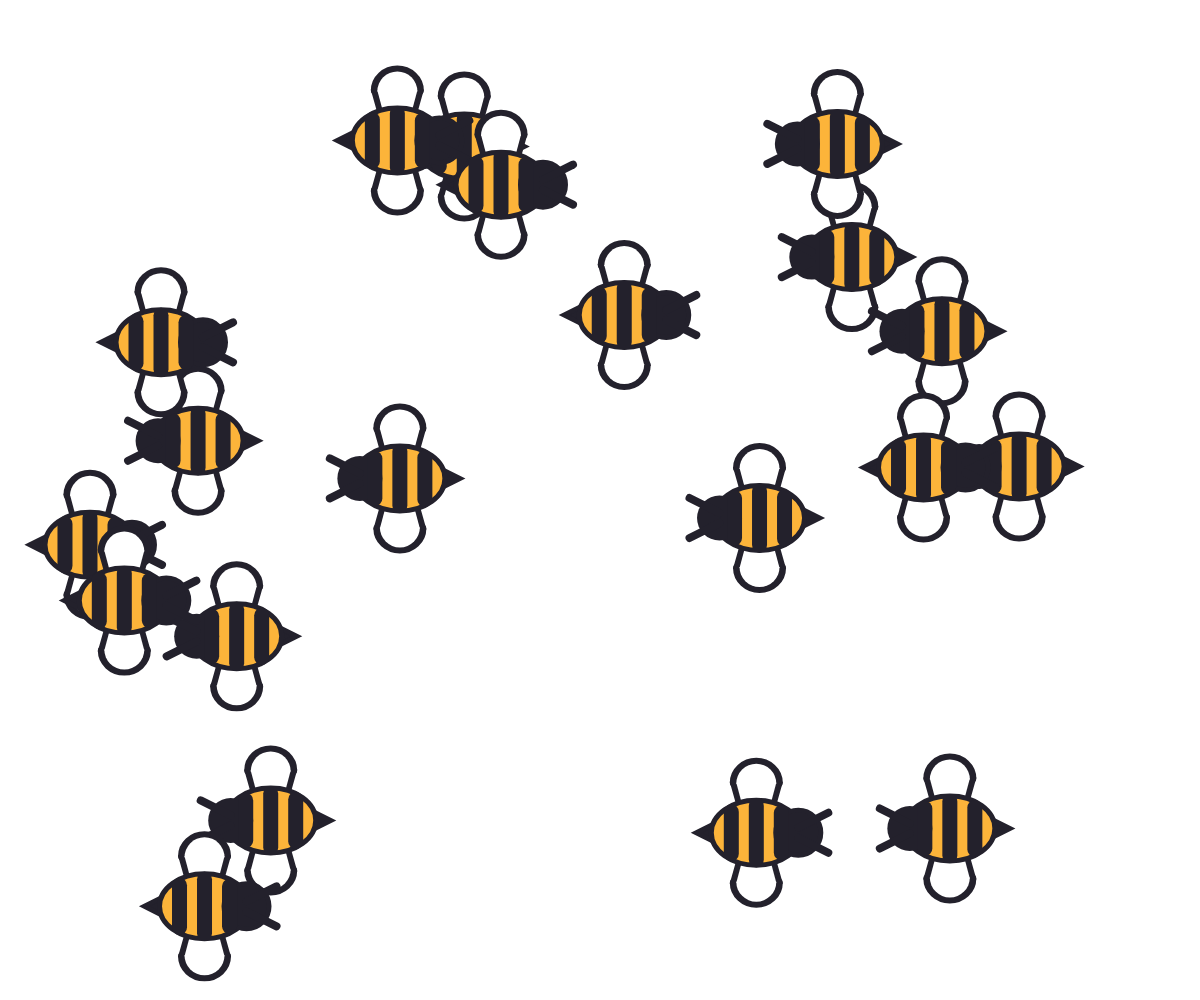
Frame 1 (no input)
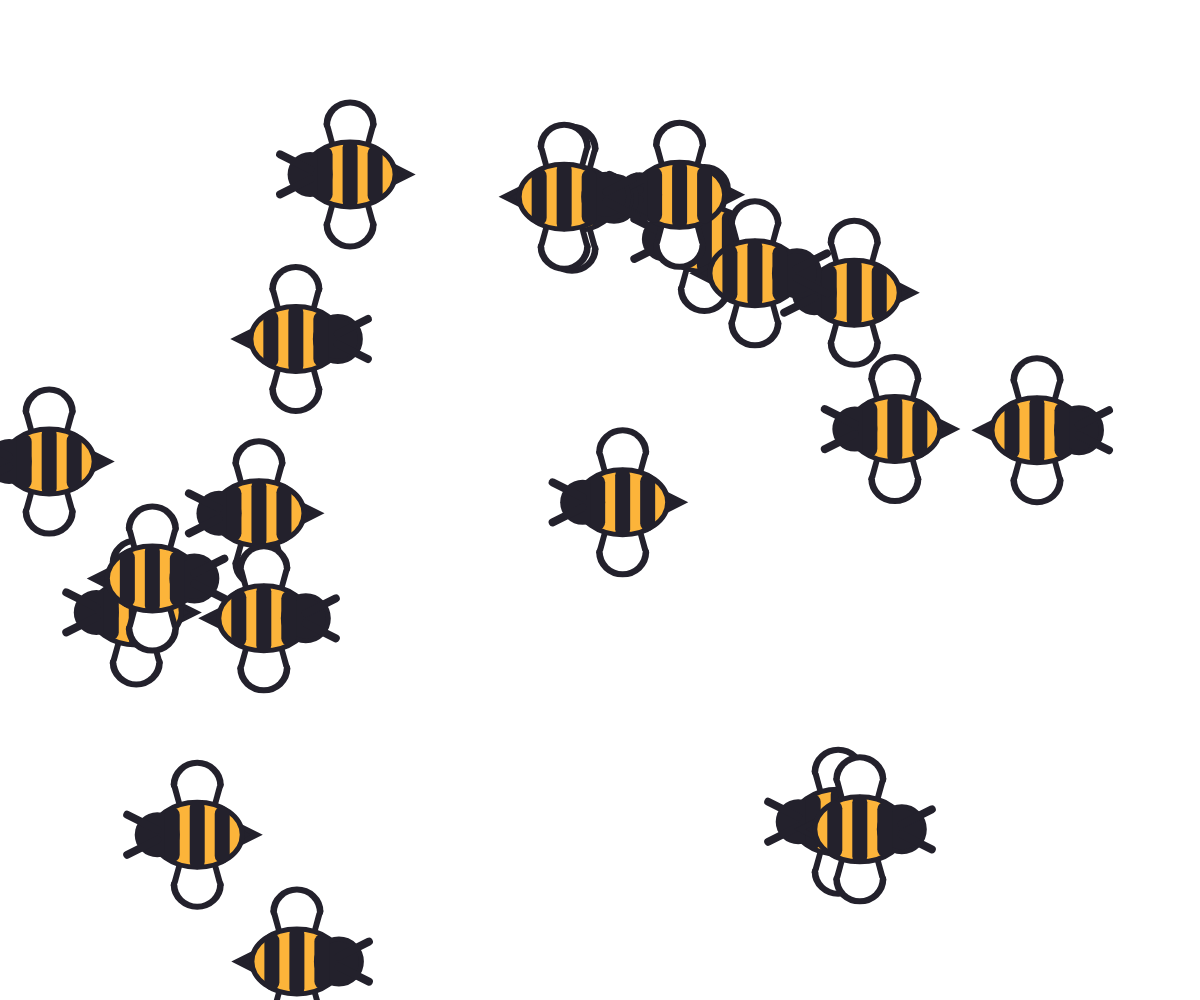
Frame 60 (no input)
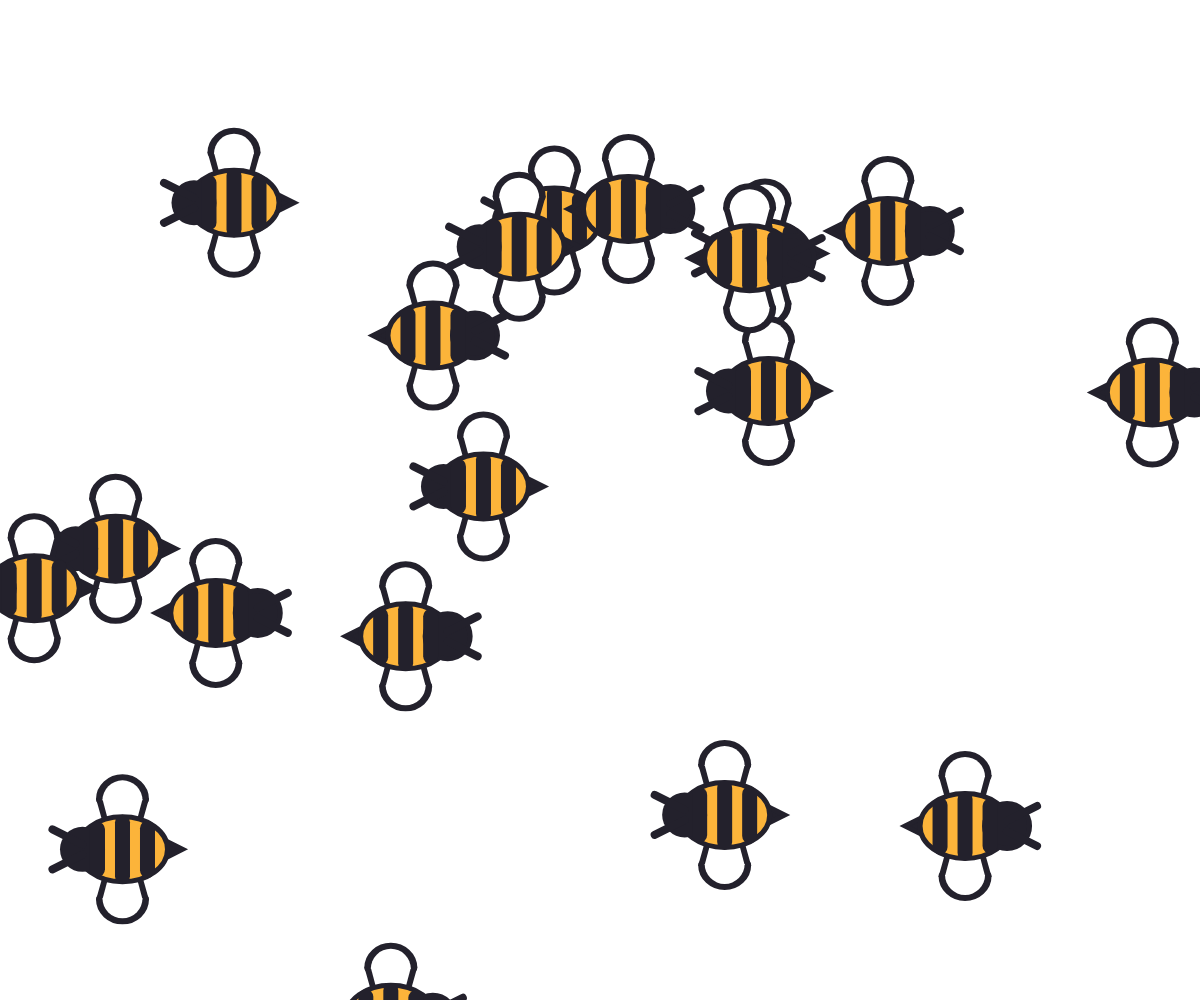
Frame 120 (the mouse pressed at the canvas centre since frame 60)

The p5.js sketch that drew these frames (run headless with seeded random() and noise() and a simulated clock; from frame 60 on, the mouse is pressed at the canvas centre):

// p5.js sketch
// ── sketch.js
let beeArray = [];


//SETUP
function setup() {
	createCanvas(windowWidth, windowHeight);
	background(255);

	for (let i = 0; i < 20; i++) {
		beeArray[i] = beeSettings(i);
	}
}


function draw() {
	background(255);

	for (let i = 0; i < 20; i++) {
		if (i <= 10) {
			drawBeeLeft(beeArray[i]);
		}
		if (i > 10) {
			drawBeeRight(beeArray[i]);
		}

	}
}



function beeSettings(i) {
	let bee = {};
	bee.x = random(100, width - 100);
	bee.y = random(86, height - 86);
	bee.xSpeed = random(1, 3);
	bee.ySpeed = random(-1, 1);
	return bee;
}



function drawBeeLeft(bee) {
	
	bee.x -= bee.xSpeed;
	bee.y += bee.ySpeed;

	if (bee.y < -100 || bee.y > height + 100 || bee.x < -100) {
		bee.x = width + 100;
		bee.y = random(86, height - 86);
		bee.xSpeed = random(1, 3);
		bee.ySpeed = random(-1, 1);
	}

	//WINGS
	noFill();
	strokeWeight(10);
	stroke('#23212c');
	triangle(bee.x + 40, bee.y + 25, bee.x + 20, bee.y - 46, bee.x + 60, bee.y - 46);
	arc(bee.x + 40, bee.y - 50, 43, 40, PI, TWO_PI, OPEN);
	triangle(bee.x + 40, bee.y - 25, bee.x + 20, bee.y + 46, bee.x + 60, bee.y + 46);
	arc(bee.x + 40, bee.y + 50, 43, 40, 0, PI, OPEN);

	noStroke();
	fill('white');
	triangle(bee.x + 40, bee.y + 25, bee.x + 20, bee.y - 50, bee.x + 60, bee.y - 50);
	arc(bee.x + 40, bee.y - 49, 40, 40, PI, TWO_PI, OPEN);
	triangle(bee.x + 40, bee.y - 25, bee.x + 20, bee.y + 50, bee.x + 60, bee.y + 50);
	arc(bee.x + 40, bee.y + 49, 40, 40, 0, PI, OPEN);

	//STINGER
	strokeWeight(5);
	stroke('#23212c');
	fill('#23212c');
	triangle(bee.x + 80, bee.y + 10, bee.x + 80, bee.y - 10, bee.x + 100, bee.y);

	//BODY
	fill('#fcb43a');
	ellipse(bee.x + 40, bee.y, 90, 65);

	//HEAD
	noStroke();
	fill('#23212c');
	circle(bee.x, bee.y, 45);

	//STRIPES
	strokeWeight(15);
	stroke('#23212c');
	line(bee.x + 40, bee.y - 27, bee.x + 40, bee.y + 27);
	line(bee.x + 65, bee.y - 21, bee.x + 65, bee.y + 21);
	line(bee.x + 15, bee.y - 20, bee.x + 15, bee.y + 20);

	//ANTENNAE
	strokeWeight(8);
	line(bee.x, bee.y - 5, bee.x - 30, bee.y - 20);
	line(bee.x, bee.y + 5, bee.x - 30, bee.y + 20);

}



function drawBeeRight(bee) {

	bee.x += bee.xSpeed;
	bee.y += bee.ySpeed;

	if (bee.y < -100 || bee.y > height + 100 || bee.x > width + 100) {
		bee.x = -100;
		bee.y = random(86, height - 86);
		bee.xSpeed = random(1, 3);
		bee.ySpeed = random(-1, 1);
	}

	//WINGS
	noFill();
	strokeWeight(10);
	stroke('#23212c');
	triangle(bee.x - 40, bee.y + 25, bee.x - 20, bee.y - 46, bee.x - 60, bee.y - 46);
	arc(bee.x - 40, bee.y - 50, 43, 40, PI, TWO_PI, OPEN);
	triangle(bee.x - 40, bee.y - 25, bee.x - 20, bee.y + 46, bee.x - 60, bee.y + 46);
	arc(bee.x - 40, bee.y + 50, 43, 40, 0, PI, OPEN);

	noStroke();
	fill('white');
	triangle(bee.x - 40, bee.y + 25, bee.x - 20, bee.y - 50, bee.x - 60, bee.y - 50);
	arc(bee.x - 40, bee.y - 49, 40, 40, PI, TWO_PI, OPEN);
	triangle(bee.x - 40, bee.y - 25, bee.x - 20, bee.y + 50, bee.x - 60, bee.y + 50);
	arc(bee.x - 40, bee.y + 49, 40, 40, 0, PI, OPEN);

	//STINGER
	strokeWeight(5);
	stroke('#23212c');
	fill('#23212c');
	triangle(bee.x - 80, bee.y + 10, bee.x - 80, bee.y - 10, bee.x - 100, bee.y);

	//BODY
	fill('#fcb43a');
	ellipse(bee.x - 40, bee.y, 90, 65);

	//HEAD
	fill('#23212c');
	circle(bee.x + 2, bee.y, 45);

	//STRIPES
	strokeWeight(15);
	stroke('#23212c');
	line(bee.x - 40, bee.y - 27, bee.x - 40, bee.y + 27);
	line(bee.x - 65, bee.y - 21, bee.x - 65, bee.y + 21);
	line(bee.x - 15, bee.y - 20, bee.x - 15, bee.y + 20);

	//ANTENNAE
	strokeWeight(8);
	line(bee.x + 2, bee.y - 5, bee.x + 32, bee.y - 20);
	line(bee.x + 2, bee.y + 5, bee.x + 32, bee.y + 20);

}
